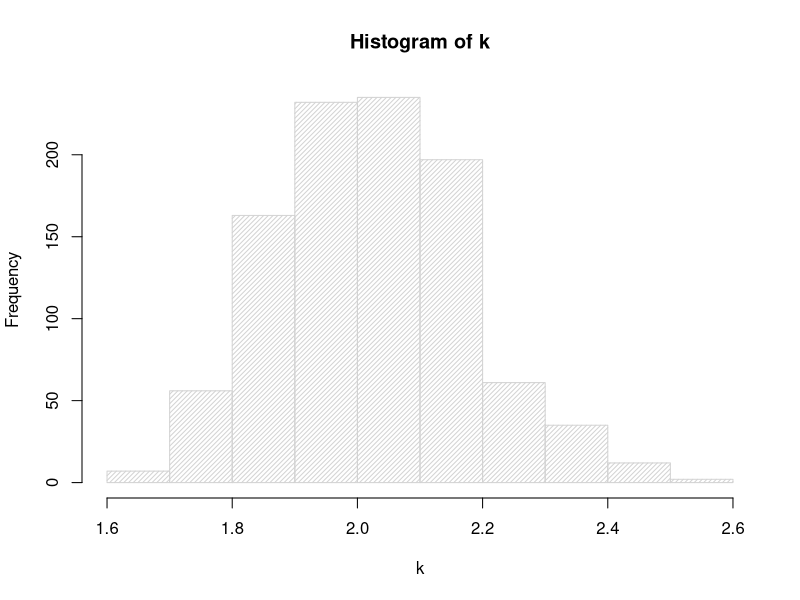
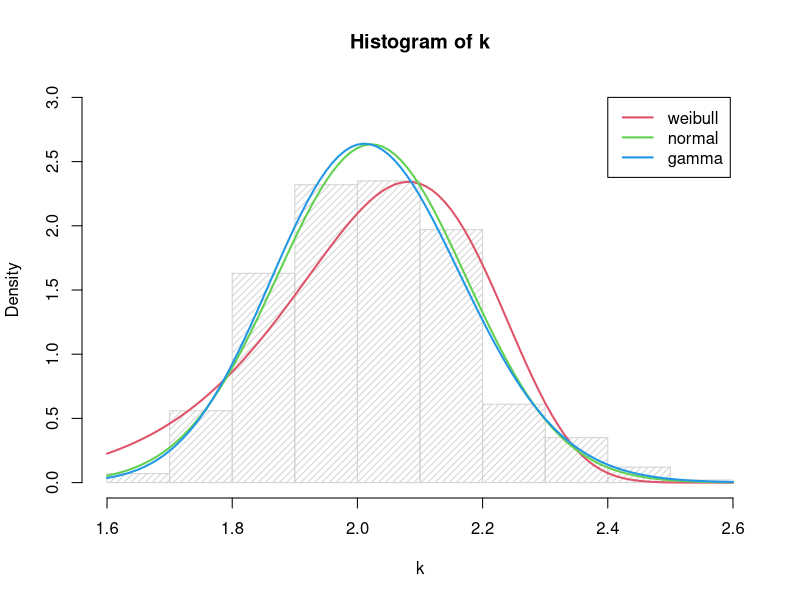
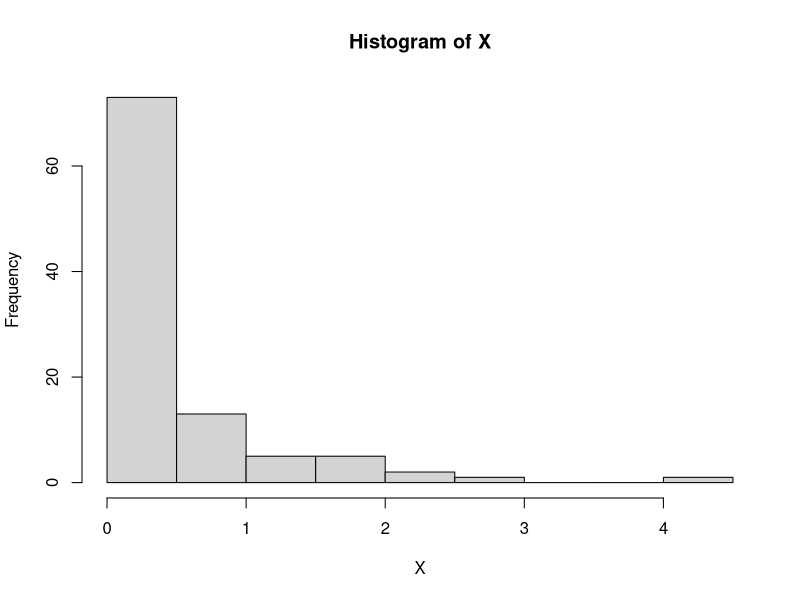

The R script that drew these images, in order:
####################
# Class: STAT 428  #
# Date: 05/01/13   #
# Homework: 4      #
# Luis Steven Lin  #
####################


#### Problem 1 ###########################################
# Newton Method

# Newton method to find root
# Inputs: function, derivative, initial guess
#         maximum number of iterations

newton = function(number,x0,maxiter){

	# Define Function
	f = function(x){x^(2)-number} 

	# Define Derivative
	df = function(x){2*x}      

	# Initialize variables
	maxiter = maxiter
	iter=1
	err=1
	x = x0

	# Loop
	while( err > 10^-12 & iter <= maxiter) {
		xnew = x - f(x)/df(x)
		err = abs( (xnew-x)/xnew )*100
		x = xnew
		iter = iter + 1;	
	}

	# Results
	print(paste("Iterations:", iter))
	print(paste("Root of ", number, "is:"))
	return(x)
}

# Find root of 897 using newton
newton(897,30,100)  

# Check with built-in R function
sqrt(897)

#### Problem 2 ###########################################
#### Part a) MLE using Newton

x = c(1.4413414, 1.0559832, 1.2363259, 0.2419938, 0.4254919,
0.1195233, 1.1289144, 0.2114744, 1.4926782, 0.5879979)

newton = function(f,df,x0,maxiter){

	# Initialize variables
	maxiter = maxiter
	iter=1
	err=1
	x = x0

	# Netwon loop

	while( err > 10^-12 & iter <= maxiter) {
		xnew = x - f(x)/df(x)
		err = abs( (xnew-x)/xnew )*100
		x = xnew
		iter = iter + 1;	
	}
	return(list(x=x,iter=iter))
}

weibullMLE = function(x,k0,maxiter,print=FALSE){

	n = length(x)
	lnx = log(x)

	# Define first derivative of log likelihood

	dL1 = function(k){ n/k + sum(lnx) - sum((x^k)*lnx) }

	# Define second derivative of log likelihood

	dL2 = function(k){ -n/k^2 - sum((x^k)*lnx^2) }

	# Newton to find root of first derivative
	
	mle = newton(dL1,dL2,k0,maxiter)
	
	# Results
	if (print==TRUE){
		print(paste("Iterations:", mle$iter))
		print(paste("MLE estimate of k: ", mle$x))}
	return(mle$x)
}
 
# Test
k = weibullMLE(x,1,100,print=TRUE)
k

#### Part b) Simulate data from a Weibull distribution 
#### with parameter k in R and  use function from part 
#### a to find the MLE of k for this simulated random sample x

set.seed(1)
k = 2
n = 100
x = rweibull(n,k)

k = weibullMLE(x,1,100,print=TRUE)
k

#### Part c) Generate 1000 such samples of X in a loop.
####  For each sample, find the MLE for k, say k and record
#### it in a vector. Plot a histogram of the k after the loop runs

n=1000
k = 1:n
for (i in 1:n){
	set.seed(i)
	x = rweibull(100,2)
	k[i] = weibullMLE(x,1,1000);
	}
hist(k,density=30)

#### Part d) What distribution does this histogram
#### of k (obtained in c) look like?

library(MASS)

x=k
weibMLE = fitdistr(k,"weibull")$estimate
normalMLE = fitdistr(k,"normal")$estimate
gammaMLE = fitdistr(x,"gamma")$estimate

hist(k,freq=FALSE,ylim=c(0,3),density=20)

curve(dweibull(x,weibMLE["shape"],weibMLE["scale"]),col=2,lwd=2,add=TRUE)
curve(dnorm(x,normalMLE["mean"],normalMLE["sd"]),col=3,lwd=2,add=TRUE)
curve(dgamma(x,gammaMLE["shape"],gammaMLE["rate"]),col=4,lwd=2,add=TRUE)

legend(2.4,3,c("weibull","normal","gamma"),col=c(2,3,4),lty=1,lwd=2)


#### Problem 3 ###########################################

set.seed(1)
N = 100 #Number of observations
p = .5 #Mixing parameter
lambdas = c(1.2, 4.8) #Exponential rate parameter for each distribution
Z = sample(c(1,2), N, replace = TRUE, prob=c(1-p,p))
X = sapply(Z,function(c) rexp(1,rate = lambdas[c])) #goes through each
#entry in Z and applies the function to it.
hist(X) #it is pretty hard to see a mixture of exponentials

EM = function(X,print=FALSE){
	Max.iter=10000
	L=c(1,5)
	tol=.Machine$double.eps^0.5
	L.old=L+1
	for(j in 1:Max.iter){
	#Estep
		f1=dexp(X,L[1])
		f2=dexp(X,L[2])	
		p1=f1/(f1+f2)
		p2=1-p1
    	#Mstep (note that the mean is the inverse of the pararmeter)
	phat=1/(sum(p1)/length(p1))
	L[1]=1/(sum(p1*X)/sum(p1))
	L[2]=1/(sum(p2*X)/sum(p2))
	if (print==TRUE){
	print(paste("Iteration: ", j, ", lamda1: ", round(L[1],5), 
			", lamda2: ", round(L[2],5)))   } 	
    	#stop?
   	if(sum(abs(L-L.old)/L.old)<tol) break
    	L.old=L
    }
	return(L)
 }

ret = EM(X,print=TRUE)
ret

# With larger N

set.seed(1)
N = 100000 #Number of observations
p = .5 #Mixing parameter
lambdas = c(1.2, 4.8) #Exponential rate parameter for each distribution
Z = sample(c(1,2), N, replace = TRUE, prob=c(1-p,p))
X = sapply(Z,function(c) rexp(1,rate = lambdas[c])) #goes through each
#entry in Z and applies the function to it.

ret = EM(X,print=TRUE)
ret

